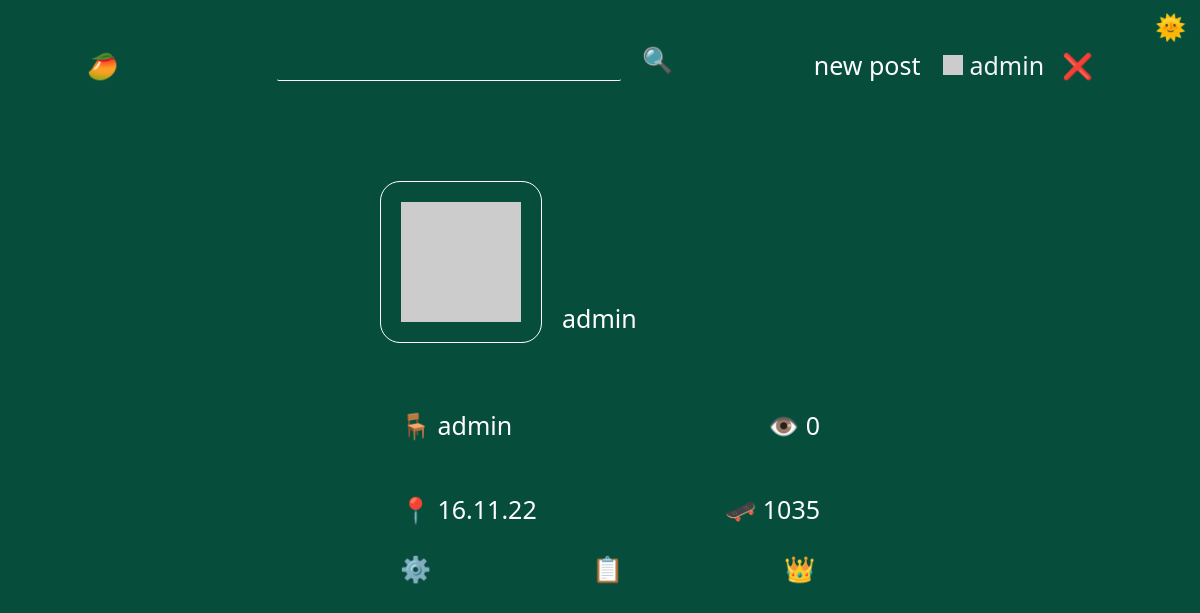
Screenshot of /user/admin (signed in) with the database file from the repository.
### tables this page shows
CREATE TABLE "Users" (
	"userID"	INTEGER NOT NULL UNIQUE,
	"userName"	TEXT UNIQUE,
	"number"	TEXT UNIQUE,
	"password"	TEXT,
	"profilePicture"	TEXT,
	"role"	TEXT,
	"points"	INTEGER,
	"creationDate"	TEXT,
	"creationTime"	TEXT,
	"isVerified"	TEXT DEFAULT 'False',
	PRIMARY KEY("userID" AUTOINCREMENT)
);

### routes/user.py (the view)
@userBlueprint.route("/user/<userName>")
def user(userName):
    connection = sqlite3.connect("db/users.db")
    cursor = connection.cursor()
    cursor.execute(f"select userName from users")
    users = cursor.fetchall()
    match str(userName).lower() in str(users).lower():
        case True:
            message("2", f'USER: "{userName}" FOUND')
            cursor.execute(f'select * from users where lower(userName) = "{userName}"')
            user = cursor.fetchone()
            connection = sqlite3.connect("db/posts.db")
            cursor = connection.cursor()
            cursor.execute(f'select views from posts where author = "{user[1]}"')
            viewsData = cursor.fetchall()
            views = 0
            for view in viewsData:
                views += int(view[0])
            cursor.execute(f'select * from posts where author = "{user[1]}"')
            posts = cursor.fetchall()
            connection = sqlite3.connect("db/comments.db")
            cursor = connection.cursor()
            cursor.execute(
                f'select * from comments where lower(user) = "{userName.lower()}"'
            )
            comments = cursor.fetchall()
            if posts:
                showPosts = True
            elif not posts:
                showPosts = False
            if comments:
                showComments = True
            elif not comments:
                showComments = False
            message("2", f'USER: "{userName}"s PAGE LOADED')
            return render_template(
                "user.html",
                user=user,
                views=views,
                posts=posts,
                comments=comments,
                showPosts=showPosts,
                showComments=showComments,
            )
        case _:
            message("1", f'USER: "{userName}" NOT FOUND')
            return render_template("404.html")

### app.py (called while the page is built)
@app.context_processor
def utility_processor():
    getProfilePicture
    return dict(getProfilePicture=getProfilePicture)

### helpers.py (called while the page is built)
def currentDate():
    return datetime.now().strftime("%d.%m.%y")

def currentTime(seconds=False):
    match seconds:
        case False:
            return datetime.now().strftime("%H:%M")
        case True:
            return datetime.now().strftime("%H:%M:%S")

def message(color, message):
    print(
        f"\n\033[94m[{currentDate()}\033[0m"
        f"\033[95m {currentTime(True)}]\033[0m"
        f"\033[9{color}m {message}\033[0m\n"
    )
    logFile = open("log.log", "a", encoding="utf-8")
    logFile.write(f"[{currentDate()}" f"|{currentTime(True)}]" f" {message}\n")
    logFile.close()

def getProfilePicture(userName):
    connection = sqlite3.connect("db/users.db")
    cursor = connection.cursor()
    cursor.execute(
        f'select profilePicture from users where lower(userName) = "{userName.lower()}"'
    )
    return cursor.fetchone()[0]

### templates/user.html (shortened to what this page needs)
{% extends 'layout.html'%} {%block head%}
<link
  rel="stylesheet"
  href="{{ url_for('static', filename='css/index.css') }}"
/>
<link
  rel="stylesheet"
  href="{{ url_for('static', filename='css/user.css') }}"
/>
{% endblock head %} {%block body%}
<div class="container">
  <div class="userContainer">
    <section class="head">
      <img src="{{user[4]}}" alt="{{user[1]}}" class="userProfilePicture" />
      <h2 class="userName">{{user[1]}}</h2>
    </section>
    <section class="stats">
      <p class="userRole">🪑 {{user[5]}}</p>
      <p class="userViews">👁️ {{views}}</p>
    </section>
    <section class="stats">
      <p class="userCreationDate">📍 {{user[7]}}</p>
      <p class="userPoint">🛹 {{user[6]}}</p>
    </section>
    <section class="stats">
      {% if session["userName"] == user[1] %}
      <a href="/accountsettings" class="btn btnLink textPrimary">⚙️</a>
      <a href="/dashboard/{{user[1]}}" class="btn btnLink textPrimary">📋</a>
      {% endif %} {% if user[5] == "admin" and session["userName"] == user[1] %}
      <a href="/admin" class="btn btnLink textPrimary">👑</a>
      {% endif %}
    </section>
  </div>
</div>
{% endblock body %}

### static/css/general.css (style rules this page uses)
:root { --themePrimary: #fff; --themeSecondary: #064e3b; --themeHelper: #f3f4f6; --primaryColor: #fff; --primaryHelper: #f3f4f6; }
* { font-family: ui-sans-serif, system-ui, -apple-system, BlinkMacSystemFont, "Segoe UI", Roboto, "Helvetica Neue", Arial, "Noto Sans", sans-serif, "Apple Color Emoji", "Segoe UI Emoji", "Segoe UI Symbol", "Noto Color Emoji"; color: var(--themePrimary); font-size: 1.25rem !important; font-weight: 400 !important; }
html { font-size: 125% !important; }
body { background-color: var(--themeSecondary); }
a { text-decoration: none; user-select: none; }
.btn { height: fit-content; width: fit-content; border-radius: 0.25rem; border: 0px; transition: 0.25s; font-weight: 500; cursor: pointer; font-size: 0.9rem; text-align: center; margin: 0rem 0.25rem; }
.btnLink, .btnPrimary { background-color: transparent; }
.textPrimary { color: var(--primaryColor); transition: 0.25s; }

### static/css/user.css (style rules this page uses)
h2 { font-size: 2rem; }
.head img, h2 { display: inline-block; }
.container { display: flex; flex-direction: column; align-items: center; padding-top: 2rem; }
.userProfilePicture { height: 6rem; width: 6rem; border: 1px solid var(--primaryColor); border-radius: 1rem; padding: 1rem; }
.userName { margin: 6rem 0 0 1rem; }
.head { display: flex; width: 20rem; margin: 2rem 0 2rem 0; }
.stats { display: flex; width: 22rem; justify-content: space-between; }
.stats p, .stats a { text-align: left; margin-left: 1rem; }

### rows the page displays
Users: userName "admin", role "admin", creationDate "16.11.22", points "1035"

### other values shown
{{ session["userName"] }} "admin"
{{ views }} "0"
